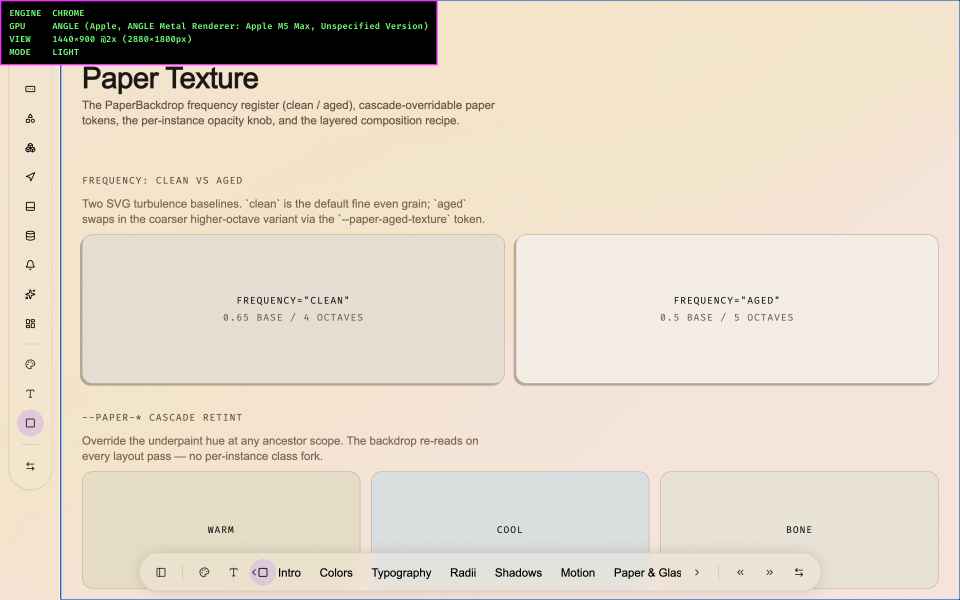
#> input picture docs/tranches/BG/audit/visual/BG.W-PAPER-TEXTURE-UNIFY-paint/chrome-foundations_paper-texture-light.png, 2880 x 1800 px, found by its file name (shown at 1/3 size); its folder holds 4 pictures in this run
$ python pixel-analysis.py
#> lines starting #> are read from the running program, lines starting #| are printed output that depends on the picture
#> further down, img is the input picture: PIL image 2880x1800 RGB; mean R, G, B 223.7, 212.9, 197.8
#!/usr/bin/env python3
# BG.W-PAPER-TEXTURE-UNIFY paint pixel analysis — the BINDING painted-truth numbers.
# For the tooth specimen region: warm-hue floor, no-metallic (dark fibers stay warm),
# no-double-warm ceiling (card mean chroma bounded), no-squint modulation (L std),
# cross-engine parity (chrome vs safari mean deltas).
import numpy as np
from PIL import Image
import math, os, json

OUT = "/Users/mkbabb/Programming/glass-ui/docs/tranches/BG/audit/visual/BG.W-PAPER-TEXTURE-UNIFY-paint"

def srgb_to_linear(c):
    c = c / 255.0
    return np.where(c <= 0.04045, c / 12.92, ((c + 0.055) / 1.055) ** 2.4)

def linear_to_oklab(r, g, b):
    l = 0.4122214708*r + 0.5363325363*g + 0.0514459929*b
    m = 0.2119034982*r + 0.6806995451*g + 0.1073969566*b
    s = 0.0883024619*r + 0.2817188376*g + 0.6299787005*b
    l_ = np.cbrt(l); m_ = np.cbrt(m); s_ = np.cbrt(s)
    L = 0.2104542553*l_ + 0.7936177850*m_ - 0.0040720468*s_
    a = 1.9779984951*l_ - 2.4285922050*m_ + 0.4505937099*s_
    bb = 0.0259040371*l_ + 0.7827717662*m_ - 0.8086757660*s_
    return L, a, bb

def analyze_region(img, x0, y0, x1, y1):
    arr = np.asarray(img.convert("RGB"))[y0:y1, x0:x1, :].astype(np.float64)
    R = srgb_to_linear(arr[:,:,0]); G = srgb_to_linear(arr[:,:,1]); B = srgb_to_linear(arr[:,:,2])
    L, a, b = linear_to_oklab(R, G, B)
    C = np.sqrt(a*a + b*b)
    H = (np.degrees(np.arctan2(b, a)) + 360) % 360
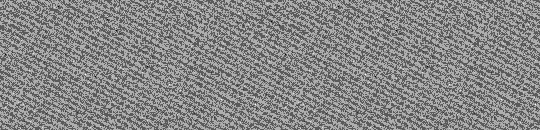
#> H: shape (130, 540) float64; min 67.6, max 83.06, mean 75.8; drawn with min black and max white
    # dark 12% (the umber fibers) vs light 12% (the ecru gaps)
    flatL = L.flatten()
    order = np.argsort(flatL)
    n = len(order); k = max(1, n // 8)
#> after `n = len(order)`: n = 70200
#> after `k = max(1, n // 8)`: k = 8775
    dark_idx = order[:k]; light_idx = order[-k:]
#> after `dark_idx = order[:k]`: dark_idx = 8775 values, max 70175 at index 6336, min 0 at index 459, mean 34913.7
#> after `light_idx = order[-k:]`: light_idx = 8775 values, max 70194 at index 3723, min 3 at index 71, mean 34741.9
    af = a.flatten(); bf = b.flatten(); Cf = C.flatten(); Hf = H.flatten()
    def stat(idx):
        return dict(L=float(np.mean(flatL[idx])), a=float(np.mean(af[idx])), b=float(np.mean(bf[idx])),
                    C=float(np.mean(Cf[idx])), H=float(np.mean(Hf[idx])))
    return dict(
        meanRGB=[float(np.mean(arr[:,:,i])) for i in range(3)],
        meanL=float(np.mean(L)), meanC=float(np.mean(C)), meanH=float(np.mean(H)),
        stdL=float(np.std(L)),
        dark=stat(dark_idx), light=stat(light_idx),
    )

# ── paper-texture: CLEAN specimen card tooth region (actual 2880x1800 coords) ──
# CLEAN card ~ x 245-1050, y 700-1140 (2x). Sample a text-free upper band.
REGIONS = {
    "clean_tooth":   (360, 730, 900, 860),   # inside CLEAN card, above the centered label
    "warm_retint":   (260, 1400, 1000, 1520), # WARM cascade-retint card (default warm tooth)
    "cool_retint":   (1120, 1400, 1900, 1520),# COOL cascade-retint card (the intentional override)
    "page_bg":       (2400, 500, 2750, 750),  # page background, content-free
}

report = {}
for engine in ["chrome", "safari"]:
    for mode in ["light", "dark"]:
        f = f"{OUT}/{engine}-foundations_paper-texture-{mode}.png"
        if not os.path.exists(f): continue
        img = Image.open(f)
        key = f"{engine}-{mode}"
        report[key] = {name: analyze_region(img, *r) for name, r in REGIONS.items()}
#> call 2 of analyze_region, with x0 = 260, y0 = 1400, x1 = 1000, y1 = 1520
#> in linear_to_oklab (call 2), `a = 1.9779984951*l_ - 2.4285922050*m_ + 0.4505937099*s_`:
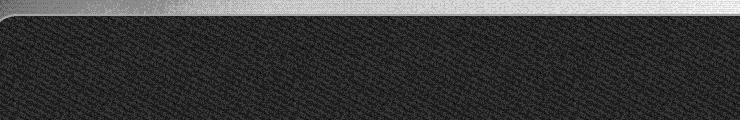
#> a: shape (120, 740) float64; min -0.000972, max 0.0124, mean 0.00215; drawn with min black and max white
#> in linear_to_oklab (call 2), `bb = 0.0259040371*l_ + 0.7827717662*m_ - 0.8086757660*s_`:
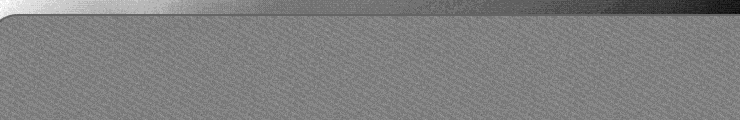
#> bb: shape (120, 740) float64; min 0.0234, max 0.0398, mean 0.0316; drawn with min black and max white
#> in analyze_region (call 2), `C = np.sqrt(a*a + b*b)`:
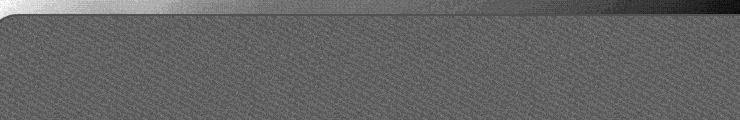
#> C: shape (120, 740) float64; min 0.0265, max 0.04, mean 0.0318; drawn with min black and max white
#> in analyze_region (call 2), `H = (np.degrees(np.arctan2(b, a)) + 360) % 360`:
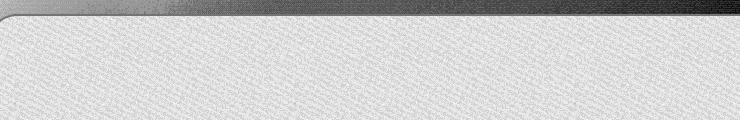
#> H: shape (120, 740) float64; min 61.99, max 91.68, mean 86.1; drawn with min black and max white
#> in analyze_region (call 2), `n = len(order)`: n = 88800
#> in analyze_region (call 2), `k = max(1, n // 8)`: k = 11100
#> in analyze_region (call 2), `dark_idx = order[:k]`: dark_idx = 11100 values, max 88784 at index 6787, min 10371 at index 1495, mean 44844.4
#> in analyze_region (call 2), `light_idx = order[-k:]`: light_idx = 11100 values, max 88047 at index 668, min 0 at index 1140, mean 8232.3
#> in srgb_to_linear (call 9), `c = c / 255.0`:
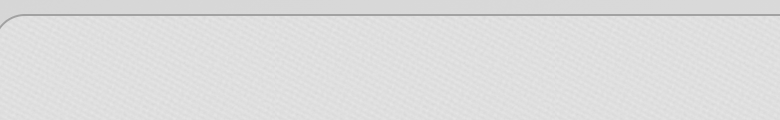
#> c: shape (120, 780) float64; min 0.635, max 0.902, mean 0.867
#> in srgb_to_linear (call 9), `return np.where(c <= 0.04045, c / 12.92, ((c + 0.055) / 1.055) ** 2.4)`:
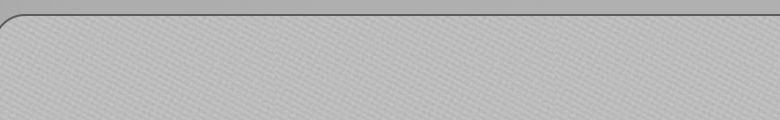
#> returned value: shape (120, 780) float64; min 0.361, max 0.791, mean 0.726

# ── Summary judgments ──
def warmhue(h): return 40 <= h <= 130  # OKLab warm band (amber/ecru/umber)

print("=== BG.W-PAPER-TEXTURE-UNIFY — painted tooth analysis (OKLab) ===\n")
for key in report:
    r = report[key]["clean_tooth"]
    d = r["dark"]; l = r["light"]
    print(f"[{key}] CLEAN tooth:")
    print(f"   mean L={r['meanL']:.3f} C={r['meanC']:.4f} H={r['meanH']:.1f}  stdL(modulation)={r['stdL']:.4f}")
    print(f"   DARK fibers (umber): L={d['L']:.3f} C={d['C']:.4f} H={d['H']:.1f}  warm={warmhue(d['H'])}")
    print(f"   LIGHT gaps  (ecru) : L={l['L']:.3f} C={l['C']:.4f} H={l['H']:.1f}  warm={warmhue(l['H'])}")
    wr = report[key]["warm_retint"]; cr = report[key]["cool_retint"]
    print(f"   WARM-retint card: C={wr['meanC']:.4f} H={wr['meanH']:.1f} | COOL-retint card: C={cr['meanC']:.4f} H={cr['meanH']:.1f} (override demo)")
    print()
#> this loop made 4 passes
#> key on passes 1 to 4: 'chrome-light', 'chrome-dark', 'safari-light', 'safari-dark'
#> (printed output is left out)

# Cross-engine parity on the CLEAN tooth (chrome vs safari, per mode)
print("=== Cross-engine parity (CLEAN tooth mean RGB delta) ===")
for mode in ["light", "dark"]:
    ck = f"chrome-{mode}"; sk = f"safari-{mode}"
    if ck in report and sk in report:
        c = report[ck]["clean_tooth"]["meanRGB"]; s = report[sk]["clean_tooth"]["meanRGB"]
        d = [abs(c[i]-s[i]) for i in range(3)]
        print(f"   {mode}: chrome{[round(x,1) for x in c]} vs safari{[round(x,1) for x in s]}  ΔRGB={[round(x,1) for x in d]} maxΔ={max(d):.1f}")
#> this loop made 2 passes
#> (c, s, d) on passes 1 to 2: ([230.1, 221.7, 210.2], [231.7, 220.2, 207.5], [1.51, 1.53, 2.69]), ([90.39, 81.47, 72.44], [92.58, 81.45, 71.24], [2.19, 0.0187, 1.2])
#|    light: chrome[230.1, 221.7, 210.2] vs safari[231.7, 220.2, 207.5]  ΔRGB=[1.5, 1.5, 2.7] maxΔ=2.7
#|    dark: chrome[90.4, 81.5, 72.4] vs safari[92.6, 81.5, 71.2]  ΔRGB=[2.2, 0.0, 1.2] maxΔ=2.2

json.dump(report, open(f"{OUT}/pixel-analysis.json", "w"), indent=2)
print(f"\nwrote pixel-analysis.json")
